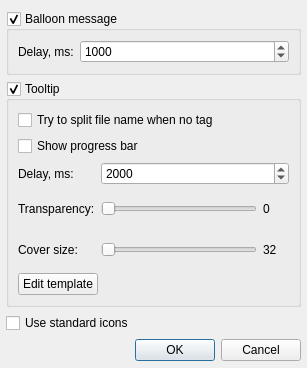
<?xml version="1.0" encoding="UTF-8"?>
<ui version="4.0">
 <class>StatusIconSettingsDialog</class>
 <widget class="QDialog" name="StatusIconSettingsDialog">
  <property name="geometry">
   <rect>
    <x>0</x>
    <y>0</y>
    <width>307</width>
    <height>368</height>
   </rect>
  </property>
  <property name="windowTitle">
   <string>Status Icon Plugin Settings</string>
  </property>
  <layout class="QGridLayout" name="gridLayout">
   <property name="leftMargin">
    <number>6</number>
   </property>
   <property name="rightMargin">
    <number>6</number>
   </property>
   <property name="bottomMargin">
    <number>6</number>
   </property>
   <item row="0" column="0" colspan="2">
    <widget class="QGroupBox" name="messageGroupBox">
     <property name="title">
      <string>Balloon message</string>
     </property>
     <property name="checkable">
      <bool>true</bool>
     </property>
     <layout class="QHBoxLayout" name="horizontalLayout">
      <item>
       <widget class="QLabel" name="label_3">
        <property name="text">
         <string>Delay, ms:</string>
        </property>
        <property name="alignment">
         <set>Qt::AlignLeading|Qt::AlignLeft|Qt::AlignVCenter</set>
        </property>
       </widget>
      </item>
      <item>
       <widget class="QSpinBox" name="messageDelaySpinBox">
        <property name="sizePolicy">
         <sizepolicy hsizetype="Expanding" vsizetype="Fixed">
          <horstretch>0</horstretch>
          <verstretch>0</verstretch>
         </sizepolicy>
        </property>
        <property name="minimum">
         <number>100</number>
        </property>
        <property name="maximum">
         <number>10000</number>
        </property>
        <property name="singleStep">
         <number>100</number>
        </property>
        <property name="value">
         <number>1000</number>
        </property>
       </widget>
      </item>
     </layout>
    </widget>
   </item>
   <item row="1" column="0" colspan="2">
    <widget class="QGroupBox" name="niceTooltipGroupBox">
     <property name="sizePolicy">
      <sizepolicy hsizetype="Preferred" vsizetype="Expanding">
       <horstretch>0</horstretch>
       <verstretch>0</verstretch>
      </sizepolicy>
     </property>
     <property name="title">
      <string>Tooltip</string>
     </property>
     <property name="flat">
      <bool>false</bool>
     </property>
     <property name="checkable">
      <bool>true</bool>
     </property>
     <layout class="QGridLayout" name="gridLayout_2">
      <item row="0" column="0" colspan="2">
       <widget class="QCheckBox" name="niceTooltipSplitCheckBox">
        <property name="text">
         <string>Try to split file name when no tag</string>
        </property>
       </widget>
      </item>
      <item row="1" column="0" colspan="2">
       <widget class="QCheckBox" name="progressCheckBox">
        <property name="text">
         <string>Show progress bar</string>
        </property>
       </widget>
      </item>
      <item row="2" column="0">
       <widget class="QLabel" name="niceTooltipDelayLabel">
        <property name="text">
         <string>Delay, ms:</string>
        </property>
       </widget>
      </item>
      <item row="2" column="1">
       <widget class="QSpinBox" name="niceTooltipDelaySpinBox">
        <property name="sizePolicy">
         <sizepolicy hsizetype="Preferred" vsizetype="Fixed">
          <horstretch>0</horstretch>
          <verstretch>0</verstretch>
         </sizepolicy>
        </property>
        <property name="maximum">
         <number>10000</number>
        </property>
        <property name="singleStep">
         <number>500</number>
        </property>
        <property name="value">
         <number>2000</number>
        </property>
       </widget>
      </item>
      <item row="3" column="0">
       <widget class="QLabel" name="transparencyLabel">
        <property name="text">
         <string>Transparency:</string>
        </property>
       </widget>
      </item>
      <item row="3" column="1">
       <layout class="QHBoxLayout" name="horizontalLayout_3">
        <item>
         <widget class="QSlider" name="transparencySlider">
          <property name="maximum">
           <number>100</number>
          </property>
          <property name="orientation">
           <enum>Qt::Horizontal</enum>
          </property>
          <property name="tickPosition">
           <enum>QSlider::NoTicks</enum>
          </property>
         </widget>
        </item>
        <item>
         <widget class="QLabel" name="niceTooltipOpacityValueLabel">
          <property name="sizePolicy">
           <sizepolicy hsizetype="Maximum" vsizetype="Preferred">
            <horstretch>3</horstretch>
            <verstretch>0</verstretch>
           </sizepolicy>
          </property>
          <property name="minimumSize">
           <size>
            <width>26</width>
            <height>0</height>
           </size>
          </property>
          <property name="text">
           <string>0</string>
          </property>
         </widget>
        </item>
       </layout>
      </item>
      <item row="4" column="0">
       <widget class="QLabel" name="transparencyLabel_2">
        <property name="text">
         <string>Cover size:</string>
        </property>
       </widget>
      </item>
      <item row="4" column="1">
       <layout class="QHBoxLayout" name="horizontalLayout_2">
        <item>
         <widget class="QSlider" name="coverSizeSlider">
          <property name="minimum">
           <number>32</number>
          </property>
          <property name="maximum">
           <number>160</number>
          </property>
          <property name="pageStep">
           <number>16</number>
          </property>
          <property name="orientation">
           <enum>Qt::Horizontal</enum>
          </property>
          <property name="tickPosition">
           <enum>QSlider::NoTicks</enum>
          </property>
         </widget>
        </item>
        <item>
         <widget class="QLabel" name="niceTooltipOpacityValueLabel_2">
          <property name="sizePolicy">
           <sizepolicy hsizetype="Maximum" vsizetype="Preferred">
            <horstretch>3</horstretch>
            <verstretch>0</verstretch>
           </sizepolicy>
          </property>
          <property name="minimumSize">
           <size>
            <width>26</width>
            <height>0</height>
           </size>
          </property>
          <property name="text">
           <string>32</string>
          </property>
         </widget>
        </item>
       </layout>
      </item>
      <item row="5" column="0" colspan="2">
       <layout class="QHBoxLayout" name="horizontalLayout_4">
        <item>
         <widget class="QPushButton" name="templateButton">
          <property name="text">
           <string>Edit template</string>
          </property>
         </widget>
        </item>
        <item>
         <spacer name="horizontalSpacer_3">
          <property name="orientation">
           <enum>Qt::Horizontal</enum>
          </property>
          <property name="sizeHint" stdset="0">
           <size>
            <width>40</width>
            <height>20</height>
           </size>
          </property>
         </spacer>
        </item>
       </layout>
      </item>
     </layout>
    </widget>
   </item>
   <item row="2" column="0" colspan="2">
    <widget class="QCheckBox" name="standardIconsCheckBox">
     <property name="text">
      <string>Use standard icons</string>
     </property>
    </widget>
   </item>
   <item row="3" column="0">
    <spacer name="horizontalSpacer">
     <property name="orientation">
      <enum>Qt::Horizontal</enum>
     </property>
     <property name="sizeHint" stdset="0">
      <size>
       <width>279</width>
       <height>23</height>
      </size>
     </property>
    </spacer>
   </item>
   <item row="3" column="1">
    <widget class="QDialogButtonBox" name="buttonBox">
     <property name="sizePolicy">
      <sizepolicy hsizetype="Maximum" vsizetype="Fixed">
       <horstretch>0</horstretch>
       <verstretch>0</verstretch>
      </sizepolicy>
     </property>
     <property name="standardButtons">
      <set>QDialogButtonBox::Cancel|QDialogButtonBox::Ok</set>
     </property>
    </widget>
   </item>
  </layout>
 </widget>
 <resources/>
 <connections>
  <connection>
   <sender>buttonBox</sender>
   <signal>accepted()</signal>
   <receiver>StatusIconSettingsDialog</receiver>
   <slot>accept()</slot>
   <hints>
    <hint type="sourcelabel">
     <x>295</x>
     <y>315</y>
    </hint>
    <hint type="destinationlabel">
     <x>112</x>
     <y>103</y>
    </hint>
   </hints>
  </connection>
  <connection>
   <sender>buttonBox</sender>
   <signal>rejected()</signal>
   <receiver>StatusIconSettingsDialog</receiver>
   <slot>reject()</slot>
   <hints>
    <hint type="sourcelabel">
     <x>295</x>
     <y>315</y>
    </hint>
    <hint type="destinationlabel">
     <x>27</x>
     <y>106</y>
    </hint>
   </hints>
  </connection>
 </connections>
</ui>
